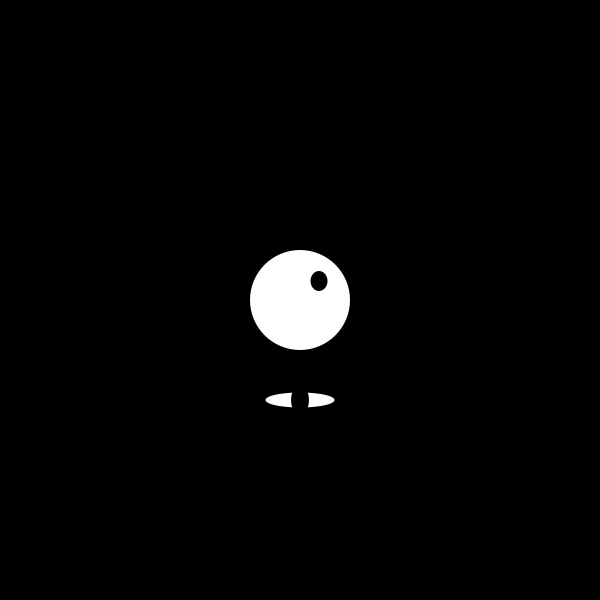
Frame 1 (no input)
Frame 60 (the mouse pressed at the canvas centre just before this capture): identical to frame 1, image omitted
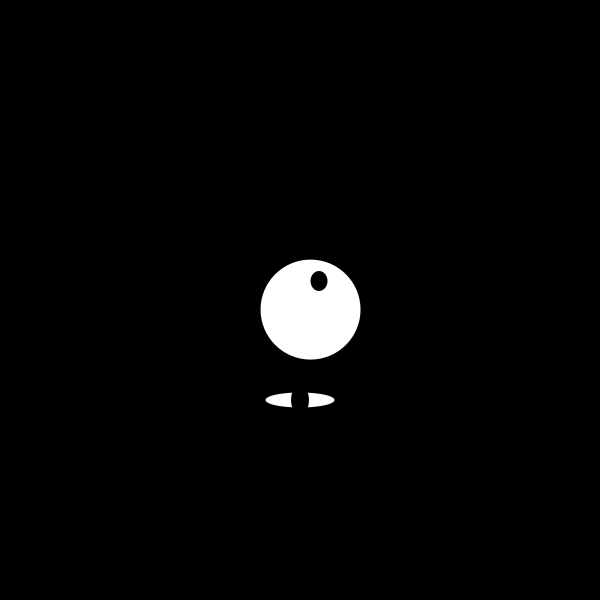
Frame 120 (the mouse held since frame 60 and released just before this capture)

The Processing sketch that drew these frames (run headless with seeded random() and noise(); from frame 60 on, the mouse is pressed at the canvas centre):

// Processing sketch: processing_162823
// ── processing_162823.pde



void setup () {

  smooth();
  size( 600, 600 );
  color(255);
}

void draw() {

  int M = mouseY/20;
  int M1 = mouseX/40;
  background(0);


  fill(0);       

  {
    fill(random(255, 255), 255, 255);
  }

  noStroke();
  ellipse( width/2+random(M), height/2+random(M), 100, 100);

  fill( 255);
  ellipse (300, 400, 69, 15);
  ellipse (300, 400, 17, 19);

  fill (0);
  ellipse (300, 400, 18, 30); 
  ellipse (width/2+19, height/2-19, 17, 20);
}
